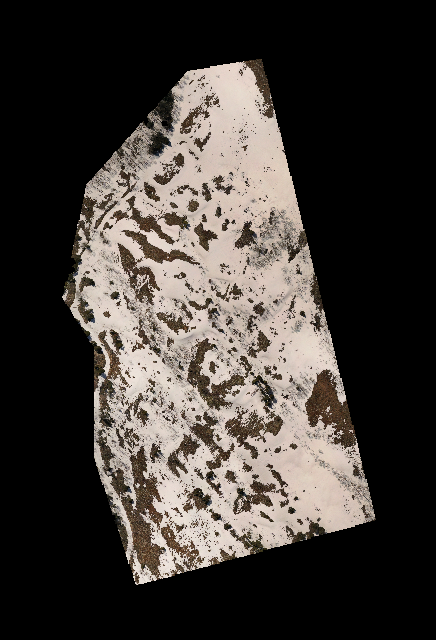
#> input picture rotated_img.tif, 436 x 640 px
$ python -i Preprocessing.py   (imports and definitions only)   (older library calls are emulated)
#> lines starting #> are read from the running program, lines starting #| are printed output that depends on the picture
#> further down, picture is the input picture: shape (640, 436, 3); mean B, G, R 55.4, 59.7, 65.2
import rasterio
import numpy as np
import pandas as pd
import cv2

from skimage.filters import roberts, sobel, scharr, prewitt
from skimage.segmentation import felzenszwalb, quickshift, slic, watershed
from skimage import filters
from skimage.morphology import disk
from scipy import ndimage as nd

# [71 lines left out: function nn_preprocessing, not called in this run]

def generate_features(img, print_gabor=False):
    """
    Generates features for an image

    Parameters:
    img (numpy.ndarray): The input image.
    print_gabor (bool, optional): Whether to print Gabor filter information. Defaults to False.

    Returns:
    pandas.DataFrame: The DataFrame containing the image data.
    """
#> called with print_gabor = False

    # generate grayscale
    gray = cv2.cvtColor(img, cv2.COLOR_BGR2GRAY)

    # flatten image
    img2 = img.reshape((-1,3))

    # create dataframe
    df = pd.DataFrame(img2, columns=['Blue', 'Green', 'Red'])
#> df = table of 279040 rows and 3 columns
    df['Gray'] = gray.reshape(-1)

    # gabor filter
    num = 1
    gabors = [5, 11, 23, 8, 6, 4]
    kernels = []
    for theta in range(2):
        theta = theta / 4. * np.pi
        for sigma in (1,3):
            for lamda in np.arange(0, np.pi, np.pi/4):
                for gamma in (.05, .5):
                    if num in gabors:
                        gabor_label = 'Gabor' + str(num)
                        ksize = 9
                        kernel = cv2.getGaborKernel((ksize, ksize), sigma, theta, lamda, gamma, 0, ktype=cv2.CV_32F)
                        kernels.append(kernel)

                        fimg = cv2.filter2D(gray, cv2.CV_8UC3, kernel)
                        filtered_img = fimg.reshape(-1)
                        df[gabor_label] = filtered_img
                        if print_gabor:
                            print(gabor_label, ': theta=', theta, ': sigma=', sigma, ': lamda=', lamda, ': gamma=', gamma)
                    num += 1
#> after the loop, kernels = 6 items; num = 33

    # Roberts Edge
    roberts_edge = roberts(gray).reshape(-1)
    df['Roberts'] = roberts_edge

    # Sobel Edge
    sobel_edge = sobel(gray).reshape(-1)
    df['Sobel'] = sobel_edge

    # Scharr Edge
    scharr_edge = scharr(gray).reshape(-1)
    df['Scharr'] = scharr_edge

    # Prewitt Edge
    prewitt_edge = prewitt(gray).reshape(-1)
    df['Prewitt'] = prewitt_edge

    gaussian_img = nd.gaussian_filter(gray, sigma=3).reshape(-1)
    df['Gaussian s3'] = gaussian_img

    gaussian_img2 = nd.gaussian_filter(gray, sigma=7).reshape(-1)
    df['Gaussian s7'] = gaussian_img2

    median_img =  nd.median_filter(gray, size=3).reshape(-1)
    df['Median s3'] = median_img

    # segmentation
    # felzenszwalb
    segments_fz = felzenszwalb(img, scale=100, sigma=0.5, min_size=50)
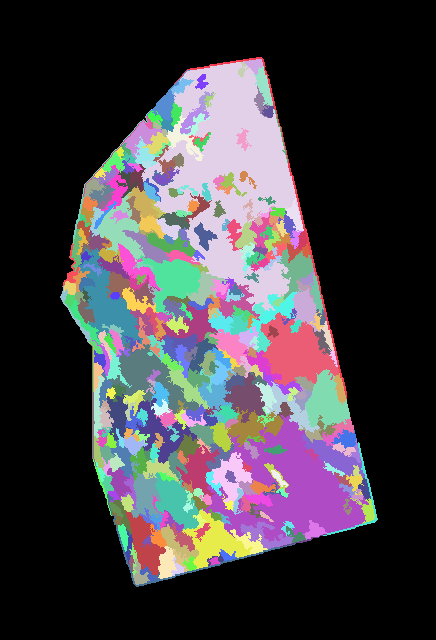
#> segments_fz: shape (640, 436) int64; 384 distinct labels, from 0 to 383; one colour per label, 0 black
    df['Felzenszwalb'] = segments_fz.reshape(-1)

    # quickshift
    segments_quick = quickshift(img, kernel_size=3, max_dist=6, ratio=0.5)
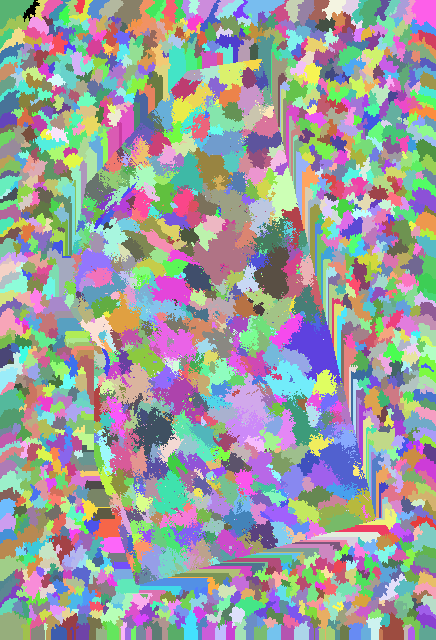
#> segments_quick: shape (640, 436) int64; 2275 distinct labels, from 0 to 2274; one colour per label, 0 black
    df['Quickshift'] = segments_quick.reshape(-1)

    # slic
    segments_slic = slic(img, n_segments=250, compactness=10, sigma=1)
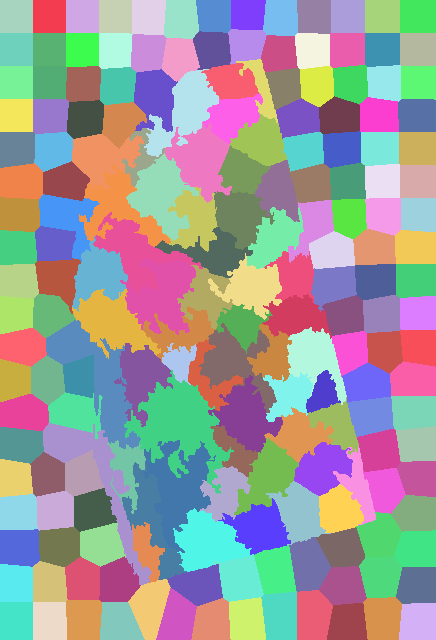
#> segments_slic: shape (640, 436) int64; 185 distinct labels, from 1 to 185; one colour per label, 0 black
    df['SLIC'] = segments_slic.reshape(-1)

    # watershed
    gradient = filters.rank.gradient(gray, disk(2))
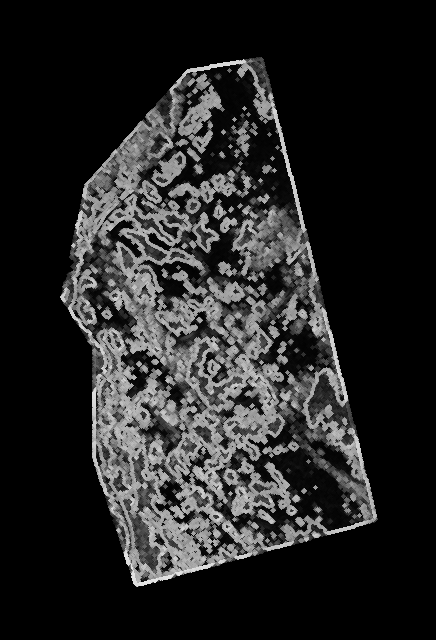
#> gradient: shape (640, 436); min 0, max 229, mean 37
    segments_ws = watershed(gradient, markers=250, compactness=0.001)
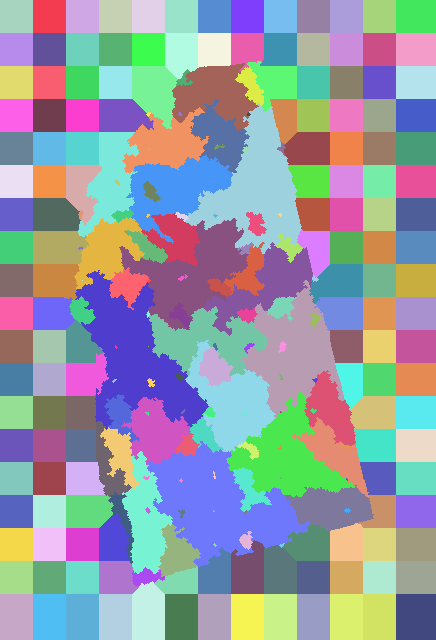
#> segments_ws: shape (640, 436) int64; 247 distinct labels, from 1 to 247; one colour per label, 0 black
    df['Watershed'] = segments_ws.reshape(-1)

    return df

# [128 lines left out: functions rf_preprocessing, rf_preprocessing_tiled, break_image, not called in this run]


# [3 lines not run here, left out]

>>> import cv2
>>> picture = cv2.imread('../rotated_img.tif')
>>> result = generate_features(picture)
#> result = table of 279040 rows and 21 columns
